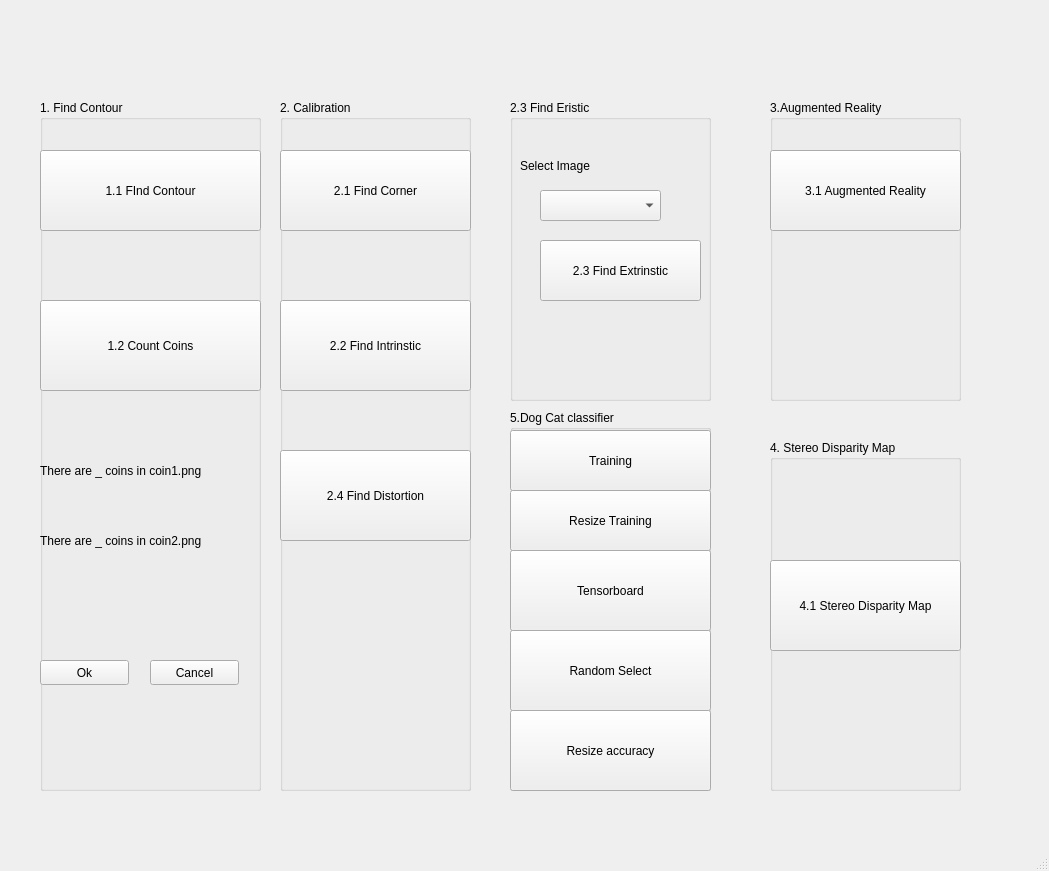
<?xml version="1.0" encoding="UTF-8"?>
<ui version="4.0">
 <class>MainWindow</class>
 <widget class="QMainWindow" name="MainWindow">
  <property name="geometry">
   <rect>
    <x>0</x>
    <y>0</y>
    <width>1049</width>
    <height>871</height>
   </rect>
  </property>
  <property name="windowTitle">
   <string>MainWindow</string>
  </property>
  <widget class="QWidget" name="centralwidget">
   <widget class="QGroupBox" name="find_contour">
    <property name="geometry">
     <rect>
      <x>40</x>
      <y>100</y>
      <width>221</width>
      <height>691</height>
     </rect>
    </property>
    <property name="title">
     <string>1. Find Contour</string>
    </property>
    <widget class="QPushButton" name="find_contour_button">
     <property name="geometry">
      <rect>
       <x>0</x>
       <y>50</y>
       <width>221</width>
       <height>81</height>
      </rect>
     </property>
     <property name="text">
      <string>1.1 FInd Contour</string>
     </property>
    </widget>
    <widget class="QPushButton" name="count_coins_buttons">
     <property name="geometry">
      <rect>
       <x>0</x>
       <y>200</y>
       <width>221</width>
       <height>91</height>
      </rect>
     </property>
     <property name="text">
      <string>1.2 Count Coins</string>
     </property>
    </widget>
    <widget class="QLabel" name="num_coin1_label">
     <property name="geometry">
      <rect>
       <x>0</x>
       <y>350</y>
       <width>211</width>
       <height>41</height>
      </rect>
     </property>
     <property name="text">
      <string>There are _ coins in coin1.png</string>
     </property>
    </widget>
    <widget class="QLabel" name="num_coin2_label">
     <property name="geometry">
      <rect>
       <x>0</x>
       <y>420</y>
       <width>211</width>
       <height>41</height>
      </rect>
     </property>
     <property name="text">
      <string>There are _ coins in coin2.png</string>
     </property>
    </widget>
    <widget class="QPushButton" name="ok1">
     <property name="geometry">
      <rect>
       <x>0</x>
       <y>560</y>
       <width>89</width>
       <height>25</height>
      </rect>
     </property>
     <property name="text">
      <string>Ok</string>
     </property>
    </widget>
    <widget class="QPushButton" name="cancel1">
     <property name="geometry">
      <rect>
       <x>110</x>
       <y>560</y>
       <width>89</width>
       <height>25</height>
      </rect>
     </property>
     <property name="text">
      <string>Cancel</string>
     </property>
    </widget>
   </widget>
   <widget class="QGroupBox" name="augmented_reality">
    <property name="geometry">
     <rect>
      <x>770</x>
      <y>100</y>
      <width>191</width>
      <height>301</height>
     </rect>
    </property>
    <property name="title">
     <string>3.Augmented Reality</string>
    </property>
    <widget class="QPushButton" name="augmented_reality_button">
     <property name="geometry">
      <rect>
       <x>0</x>
       <y>50</y>
       <width>191</width>
       <height>81</height>
      </rect>
     </property>
     <property name="text">
      <string>3.1 Augmented Reality</string>
     </property>
    </widget>
   </widget>
   <widget class="QGroupBox" name="calibration">
    <property name="geometry">
     <rect>
      <x>280</x>
      <y>100</y>
      <width>191</width>
      <height>691</height>
     </rect>
    </property>
    <property name="title">
     <string>2. Calibration</string>
    </property>
    <widget class="QPushButton" name="find_corner_button">
     <property name="geometry">
      <rect>
       <x>0</x>
       <y>50</y>
       <width>191</width>
       <height>81</height>
      </rect>
     </property>
     <property name="text">
      <string>2.1 Find Corner</string>
     </property>
    </widget>
    <widget class="QPushButton" name="find_intrinstic_button">
     <property name="geometry">
      <rect>
       <x>0</x>
       <y>200</y>
       <width>191</width>
       <height>91</height>
      </rect>
     </property>
     <property name="text">
      <string>2.2 Find Intrinstic</string>
     </property>
    </widget>
    <widget class="QPushButton" name="find_distortion_button">
     <property name="geometry">
      <rect>
       <x>0</x>
       <y>350</y>
       <width>191</width>
       <height>91</height>
      </rect>
     </property>
     <property name="text">
      <string>2.4 Find Distortion</string>
     </property>
    </widget>
   </widget>
   <widget class="QGroupBox" name="eristic">
    <property name="geometry">
     <rect>
      <x>510</x>
      <y>100</y>
      <width>201</width>
      <height>301</height>
     </rect>
    </property>
    <property name="title">
     <string>2.3 Find Eristic</string>
    </property>
    <widget class="QComboBox" name="extrinstic_pic_combobox">
     <property name="geometry">
      <rect>
       <x>30</x>
       <y>90</y>
       <width>121</width>
       <height>31</height>
      </rect>
     </property>
    </widget>
    <widget class="QLabel" name="label">
     <property name="geometry">
      <rect>
       <x>10</x>
       <y>50</y>
       <width>91</width>
       <height>31</height>
      </rect>
     </property>
     <property name="text">
      <string>Select Image</string>
     </property>
    </widget>
    <widget class="QPushButton" name="find_extrinstic_button">
     <property name="geometry">
      <rect>
       <x>30</x>
       <y>140</y>
       <width>161</width>
       <height>61</height>
      </rect>
     </property>
     <property name="text">
      <string>2.3 Find Extrinstic</string>
     </property>
    </widget>
   </widget>
   <widget class="QGroupBox" name="groupBox">
    <property name="geometry">
     <rect>
      <x>770</x>
      <y>440</y>
      <width>191</width>
      <height>351</height>
     </rect>
    </property>
    <property name="title">
     <string>4. Stereo Disparity Map</string>
    </property>
    <widget class="QPushButton" name="stereo_disparity_map_button">
     <property name="geometry">
      <rect>
       <x>0</x>
       <y>120</y>
       <width>191</width>
       <height>91</height>
      </rect>
     </property>
     <property name="text">
      <string>4.1 Stereo Disparity Map</string>
     </property>
    </widget>
   </widget>
   <widget class="QGroupBox" name="groupBox_2">
    <property name="geometry">
     <rect>
      <x>510</x>
      <y>410</y>
      <width>201</width>
      <height>381</height>
     </rect>
    </property>
    <property name="title">
     <string>5.Dog Cat classifier</string>
    </property>
    <widget class="QPushButton" name="train_button">
     <property name="geometry">
      <rect>
       <x>0</x>
       <y>20</y>
       <width>201</width>
       <height>61</height>
      </rect>
     </property>
     <property name="text">
      <string>Training</string>
     </property>
    </widget>
    <widget class="QPushButton" name="tensorboard_button">
     <property name="geometry">
      <rect>
       <x>0</x>
       <y>140</y>
       <width>201</width>
       <height>81</height>
      </rect>
     </property>
     <property name="text">
      <string>Tensorboard</string>
     </property>
    </widget>
    <widget class="QPushButton" name="random_select_button">
     <property name="geometry">
      <rect>
       <x>0</x>
       <y>220</y>
       <width>201</width>
       <height>81</height>
      </rect>
     </property>
     <property name="text">
      <string>Random Select</string>
     </property>
    </widget>
    <widget class="QPushButton" name="resize_accuracy_button">
     <property name="geometry">
      <rect>
       <x>0</x>
       <y>300</y>
       <width>201</width>
       <height>81</height>
      </rect>
     </property>
     <property name="text">
      <string>Resize accuracy</string>
     </property>
    </widget>
    <widget class="QPushButton" name="resize_train_button">
     <property name="geometry">
      <rect>
       <x>0</x>
       <y>80</y>
       <width>201</width>
       <height>61</height>
      </rect>
     </property>
     <property name="text">
      <string>Resize Training</string>
     </property>
    </widget>
   </widget>
  </widget>
  <widget class="QMenuBar" name="menubar">
   <property name="geometry">
    <rect>
     <x>0</x>
     <y>0</y>
     <width>1049</width>
     <height>22</height>
    </rect>
   </property>
  </widget>
  <widget class="QStatusBar" name="statusbar"/>
 </widget>
 <resources/>
 <connections/>
</ui>
